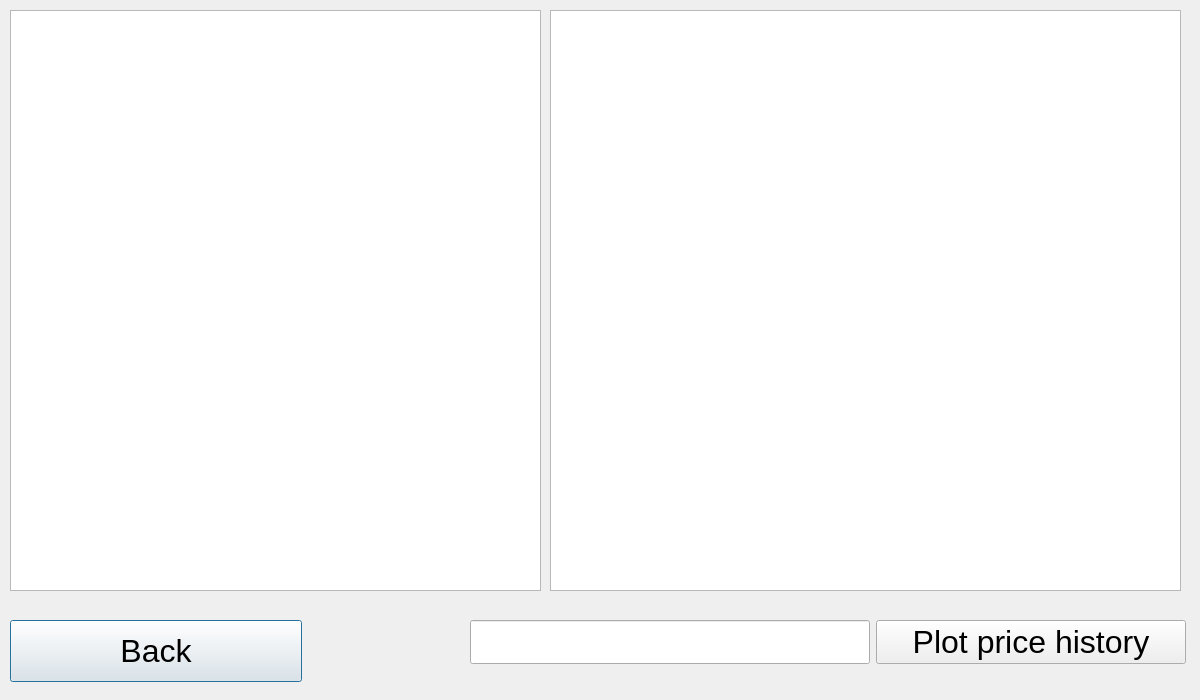
<?xml version="1.0" encoding="UTF-8"?>
<ui version="4.0">
 <class>Dialog</class>
 <widget class="QDialog" name="Dialog">
  <property name="geometry">
   <rect>
    <x>0</x>
    <y>0</y>
    <width>1200</width>
    <height>700</height>
   </rect>
  </property>
  <property name="windowTitle">
   <string>Dialog</string>
  </property>
  <widget class="QGraphicsView" name="graphic">
   <property name="geometry">
    <rect>
     <x>550</x>
     <y>10</y>
     <width>631</width>
     <height>581</height>
    </rect>
   </property>
  </widget>
  <widget class="QTableView" name="table">
   <property name="geometry">
    <rect>
     <x>10</x>
     <y>10</y>
     <width>531</width>
     <height>581</height>
    </rect>
   </property>
  </widget>
  <widget class="QPushButton" name="back_button">
   <property name="geometry">
    <rect>
     <x>10</x>
     <y>620</y>
     <width>292</width>
     <height>62</height>
    </rect>
   </property>
   <property name="font">
    <font>
     <pointsize>24</pointsize>
    </font>
   </property>
   <property name="text">
    <string>Back</string>
   </property>
  </widget>
  <widget class="QWidget" name="">
   <property name="geometry">
    <rect>
     <x>470</x>
     <y>620</y>
     <width>716</width>
     <height>156</height>
    </rect>
   </property>
   <layout class="QFormLayout" name="formLayout">
    <item row="0" column="0">
     <widget class="QLineEdit" name="id_input">
      <property name="minimumSize">
       <size>
        <width>400</width>
        <height>0</height>
       </size>
      </property>
      <property name="font">
       <font>
        <pointsize>24</pointsize>
       </font>
      </property>
     </widget>
    </item>
    <item row="0" column="1">
     <widget class="QPushButton" name="plot_button">
      <property name="font">
       <font>
        <pointsize>24</pointsize>
       </font>
      </property>
      <property name="text">
       <string>Plot price history</string>
      </property>
     </widget>
    </item>
   </layout>
  </widget>
 </widget>
 <resources/>
 <connections/>
</ui>
